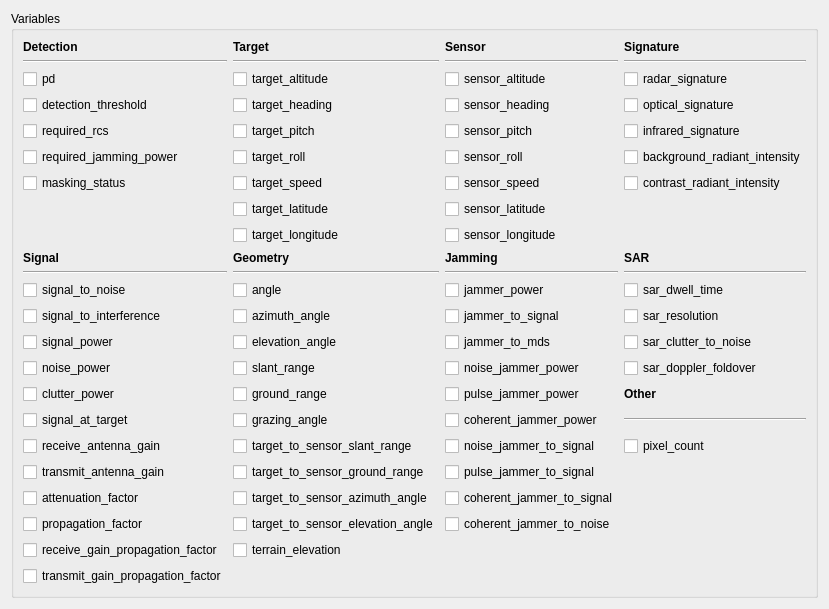
<?xml version="1.0" encoding="UTF-8"?>
<ui version="4.0">
 <class>OutputVariablesWidget</class>
 <widget class="QWidget" name="OutputVariablesWidget">
  <property name="geometry">
   <rect>
    <x>0</x>
    <y>0</y>
    <width>562</width>
    <height>461</height>
   </rect>
  </property>
  <property name="sizePolicy">
   <sizepolicy hsizetype="Fixed" vsizetype="Fixed">
    <horstretch>0</horstretch>
    <verstretch>0</verstretch>
   </sizepolicy>
  </property>
  <property name="windowTitle">
   <string>Form</string>
  </property>
  <layout class="QVBoxLayout" name="verticalLayout">
   <item>
    <widget class="QGroupBox" name="mVariablesGroupBox">
     <property name="styleSheet">
      <string notr="true"/>
     </property>
     <property name="title">
      <string>Variables</string>
     </property>
     <property name="flat">
      <bool>false</bool>
     </property>
     <layout class="QGridLayout" name="gridLayout_2">
      <item row="3" column="1">
       <widget class="QCheckBox" name="mTHCheckBox">
        <property name="text">
         <string>target_heading</string>
        </property>
       </widget>
      </item>
      <item row="32" column="0">
       <widget class="QCheckBox" name="mTGPFCheckBox">
        <property name="text">
         <string>transmit_gain_propagation_factor</string>
        </property>
       </widget>
      </item>
      <item row="26" column="0">
       <widget class="QCheckBox" name="mSTCheckBox">
        <property name="text">
         <string>signal_at_target</string>
        </property>
       </widget>
      </item>
      <item row="30" column="0">
       <widget class="QCheckBox" name="mPFCheckBox">
        <property name="text">
         <string>propagation_factor</string>
        </property>
       </widget>
      </item>
      <item row="23" column="0">
       <widget class="QCheckBox" name="mSigPCheckBox">
        <property name="text">
         <string>signal_power</string>
        </property>
       </widget>
      </item>
      <item row="31" column="0">
       <widget class="QCheckBox" name="mRGPFCheckBox">
        <property name="text">
         <string>receive_gain_propagation_factor</string>
        </property>
       </widget>
      </item>
      <item row="20" column="0">
       <widget class="Line" name="line_4">
        <property name="orientation">
         <enum>Qt::Horizontal</enum>
        </property>
       </widget>
      </item>
      <item row="20" column="1">
       <widget class="Line" name="line_5">
        <property name="orientation">
         <enum>Qt::Horizontal</enum>
        </property>
       </widget>
      </item>
      <item row="19" column="1">
       <widget class="QLabel" name="label_5">
        <property name="font">
         <font>
          <weight>75</weight>
          <bold>true</bold>
         </font>
        </property>
        <property name="text">
         <string>Geometry</string>
        </property>
       </widget>
      </item>
      <item row="0" column="1">
       <widget class="QLabel" name="label_2">
        <property name="font">
         <font>
          <weight>75</weight>
          <bold>true</bold>
         </font>
        </property>
        <property name="text">
         <string>Target</string>
        </property>
       </widget>
      </item>
      <item row="24" column="1">
       <widget class="QCheckBox" name="mSlRCheckBox">
        <property name="text">
         <string>slant_range</string>
        </property>
       </widget>
      </item>
      <item row="22" column="1">
       <widget class="QCheckBox" name="mAACheckBox">
        <property name="text">
         <string>azimuth_angle</string>
        </property>
       </widget>
      </item>
      <item row="21" column="1">
       <widget class="QCheckBox" name="mACheckBox">
        <property name="text">
         <string>angle</string>
        </property>
       </widget>
      </item>
      <item row="20" column="2">
       <widget class="Line" name="line_6">
        <property name="orientation">
         <enum>Qt::Horizontal</enum>
        </property>
       </widget>
      </item>
      <item row="23" column="1">
       <widget class="QCheckBox" name="mEACheckBox">
        <property name="text">
         <string>elevation_angle</string>
        </property>
       </widget>
      </item>
      <item row="22" column="2">
       <widget class="QCheckBox" name="mJSCheckBox">
        <property name="text">
         <string>jammer_to_signal</string>
        </property>
       </widget>
      </item>
      <item row="19" column="2">
       <widget class="QLabel" name="label_6">
        <property name="font">
         <font>
          <weight>75</weight>
          <bold>true</bold>
         </font>
        </property>
        <property name="text">
         <string>Jamming</string>
        </property>
       </widget>
      </item>
      <item row="24" column="2">
       <widget class="QCheckBox" name="mNJPCheckBox">
        <property name="text">
         <string>noise_jammer_power</string>
        </property>
       </widget>
      </item>
      <item row="21" column="2">
       <widget class="QCheckBox" name="mJPCheckBox">
        <property name="text">
         <string>jammer_power</string>
        </property>
       </widget>
      </item>
      <item row="23" column="2">
       <widget class="QCheckBox" name="mJMDSCheckBox">
        <property name="text">
         <string>jammer_to_mds</string>
        </property>
       </widget>
      </item>
      <item row="28" column="2">
       <widget class="QCheckBox" name="mPJSCheckBox">
        <property name="text">
         <string>pulse_jammer_to_signal</string>
        </property>
       </widget>
      </item>
      <item row="29" column="2">
       <widget class="QCheckBox" name="mCJSCheckBox">
        <property name="text">
         <string>coherent_jammer_to_signal</string>
        </property>
       </widget>
      </item>
      <item row="27" column="2">
       <widget class="QCheckBox" name="mNJSCheckBox">
        <property name="text">
         <string>noise_jammer_to_signal</string>
        </property>
       </widget>
      </item>
      <item row="29" column="1">
       <widget class="QCheckBox" name="mTSAACheckBox">
        <property name="text">
         <string>target_to_sensor_azimuth_angle</string>
        </property>
       </widget>
      </item>
      <item row="25" column="2">
       <widget class="QCheckBox" name="mPJPCheckBox">
        <property name="text">
         <string>pulse_jammer_power</string>
        </property>
       </widget>
      </item>
      <item row="26" column="2">
       <widget class="QCheckBox" name="mCJPCheckBox">
        <property name="text">
         <string>coherent_jammer_power</string>
        </property>
       </widget>
      </item>
      <item row="30" column="1">
       <widget class="QCheckBox" name="mTSEACheckBox">
        <property name="text">
         <string>target_to_sensor_elevation_angle</string>
        </property>
       </widget>
      </item>
      <item row="30" column="2">
       <widget class="QCheckBox" name="mCJNCheckBox">
        <property name="text">
         <string>coherent_jammer_to_noise</string>
        </property>
       </widget>
      </item>
      <item row="28" column="1">
       <widget class="QCheckBox" name="mTSGRCheckBox">
        <property name="text">
         <string>target_to_sensor_ground_range</string>
        </property>
       </widget>
      </item>
      <item row="27" column="1">
       <widget class="QCheckBox" name="mTSSRCheckBox">
        <property name="text">
         <string>target_to_sensor_slant_range</string>
        </property>
       </widget>
      </item>
      <item row="26" column="1">
       <widget class="QCheckBox" name="mGACheckBox">
        <property name="text">
         <string>grazing_angle</string>
        </property>
       </widget>
      </item>
      <item row="25" column="1">
       <widget class="QCheckBox" name="mGRCheckBox">
        <property name="text">
         <string>ground_range</string>
        </property>
       </widget>
      </item>
      <item row="31" column="1">
       <widget class="QCheckBox" name="mTECheckBox">
        <property name="text">
         <string>terrain_elevation</string>
        </property>
       </widget>
      </item>
      <item row="0" column="2">
       <widget class="QLabel" name="label_3">
        <property name="font">
         <font>
          <weight>75</weight>
          <bold>true</bold>
         </font>
        </property>
        <property name="text">
         <string>Sensor</string>
        </property>
       </widget>
      </item>
      <item row="1" column="1">
       <widget class="Line" name="line_2">
        <property name="orientation">
         <enum>Qt::Horizontal</enum>
        </property>
       </widget>
      </item>
      <item row="24" column="0">
       <widget class="QCheckBox" name="mNPCheckBox">
        <property name="text">
         <string>noise_power</string>
        </property>
       </widget>
      </item>
      <item row="0" column="0">
       <widget class="QLabel" name="label">
        <property name="font">
         <font>
          <weight>75</weight>
          <bold>true</bold>
         </font>
        </property>
        <property name="text">
         <string>Detection</string>
        </property>
       </widget>
      </item>
      <item row="1" column="0">
       <widget class="Line" name="line">
        <property name="orientation">
         <enum>Qt::Horizontal</enum>
        </property>
       </widget>
      </item>
      <item row="19" column="0">
       <widget class="QLabel" name="label_4">
        <property name="font">
         <font>
          <weight>75</weight>
          <bold>true</bold>
         </font>
        </property>
        <property name="text">
         <string>Signal</string>
        </property>
       </widget>
      </item>
      <item row="1" column="2">
       <widget class="Line" name="line_3">
        <property name="orientation">
         <enum>Qt::Horizontal</enum>
        </property>
       </widget>
      </item>
      <item row="2" column="0">
       <widget class="QCheckBox" name="mPDCheckBox">
        <property name="text">
         <string>pd</string>
        </property>
       </widget>
      </item>
      <item row="3" column="0">
       <widget class="QCheckBox" name="mDTCheckBox">
        <property name="text">
         <string>detection_threshold</string>
        </property>
       </widget>
      </item>
      <item row="22" column="0">
       <widget class="QCheckBox" name="mSICheckBox">
        <property name="text">
         <string>signal_to_interference</string>
        </property>
       </widget>
      </item>
      <item row="3" column="2">
       <widget class="QCheckBox" name="mSHCheckBox">
        <property name="text">
         <string>sensor_heading</string>
        </property>
       </widget>
      </item>
      <item row="27" column="0">
       <widget class="QCheckBox" name="mRAGCheckBox">
        <property name="text">
         <string>receive_antenna_gain</string>
        </property>
       </widget>
      </item>
      <item row="2" column="2">
       <widget class="QCheckBox" name="mSAltCheckBox">
        <property name="text">
         <string>sensor_altitude</string>
        </property>
       </widget>
      </item>
      <item row="2" column="1">
       <widget class="QCheckBox" name="mTAltCheckBox">
        <property name="text">
         <string>target_altitude</string>
        </property>
       </widget>
      </item>
      <item row="29" column="0">
       <widget class="QCheckBox" name="mAFCheckBox">
        <property name="text">
         <string>attenuation_factor</string>
        </property>
       </widget>
      </item>
      <item row="21" column="0">
       <widget class="QCheckBox" name="mSNCheckBox">
        <property name="text">
         <string>signal_to_noise</string>
        </property>
       </widget>
      </item>
      <item row="28" column="0">
       <widget class="QCheckBox" name="mTAGCheckBox">
        <property name="text">
         <string>transmit_antenna_gain</string>
        </property>
       </widget>
      </item>
      <item row="25" column="0">
       <widget class="QCheckBox" name="mCPCheckBox">
        <property name="text">
         <string>clutter_power</string>
        </property>
       </widget>
      </item>
      <item row="6" column="1">
       <widget class="QCheckBox" name="mTRCheckBox">
        <property name="text">
         <string>target_roll</string>
        </property>
       </widget>
      </item>
      <item row="4" column="1">
       <widget class="QCheckBox" name="mTPCheckBox">
        <property name="text">
         <string>target_pitch</string>
        </property>
       </widget>
      </item>
      <item row="4" column="2">
       <widget class="QCheckBox" name="mSPCheckBox">
        <property name="text">
         <string>sensor_pitch</string>
        </property>
       </widget>
      </item>
      <item row="6" column="2">
       <widget class="QCheckBox" name="mSRCheckBox">
        <property name="text">
         <string>sensor_roll</string>
        </property>
       </widget>
      </item>
      <item row="7" column="2">
       <widget class="QCheckBox" name="mSSCheckBox">
        <property name="text">
         <string>sensor_speed</string>
        </property>
       </widget>
      </item>
      <item row="4" column="0">
       <widget class="QCheckBox" name="mRRCSCheckBox">
        <property name="text">
         <string>required_rcs</string>
        </property>
       </widget>
      </item>
      <item row="8" column="2">
       <widget class="QCheckBox" name="mSLatCheckBox">
        <property name="text">
         <string>sensor_latitude</string>
        </property>
       </widget>
      </item>
      <item row="8" column="1">
       <widget class="QCheckBox" name="mTLatCheckBox">
        <property name="text">
         <string>target_latitude</string>
        </property>
       </widget>
      </item>
      <item row="9" column="1">
       <widget class="QCheckBox" name="mTLonCheckBox">
        <property name="text">
         <string>target_longitude</string>
        </property>
       </widget>
      </item>
      <item row="9" column="2">
       <widget class="QCheckBox" name="mSLonCheckBox">
        <property name="text">
         <string>sensor_longitude</string>
        </property>
       </widget>
      </item>
      <item row="7" column="1">
       <widget class="QCheckBox" name="mTSCheckBox">
        <property name="text">
         <string>target_speed</string>
        </property>
       </widget>
      </item>
      <item row="7" column="0">
       <widget class="QCheckBox" name="mMSCheckBox">
        <property name="text">
         <string>masking_status</string>
        </property>
       </widget>
      </item>
      <item row="6" column="0">
       <widget class="QCheckBox" name="mRJPCheckBox">
        <property name="text">
         <string>required_jamming_power</string>
        </property>
       </widget>
      </item>
      <item row="0" column="3">
       <widget class="QLabel" name="label_7">
        <property name="font">
         <font>
          <weight>75</weight>
          <bold>true</bold>
         </font>
        </property>
        <property name="text">
         <string>Signature</string>
        </property>
       </widget>
      </item>
      <item row="1" column="3">
       <widget class="Line" name="line_7">
        <property name="orientation">
         <enum>Qt::Horizontal</enum>
        </property>
       </widget>
      </item>
      <item row="2" column="3">
       <widget class="QCheckBox" name="mRSCheckBox">
        <property name="text">
         <string>radar_signature</string>
        </property>
       </widget>
      </item>
      <item row="3" column="3">
       <widget class="QCheckBox" name="mOSCheckBox">
        <property name="text">
         <string>optical_signature</string>
        </property>
       </widget>
      </item>
      <item row="4" column="3">
       <widget class="QCheckBox" name="mISCheckBox">
        <property name="text">
         <string>infrared_signature</string>
        </property>
       </widget>
      </item>
      <item row="6" column="3">
       <widget class="QCheckBox" name="mBRICheckBox">
        <property name="text">
         <string>background_radiant_intensity</string>
        </property>
       </widget>
      </item>
      <item row="7" column="3">
       <widget class="QCheckBox" name="mCRICheckBox">
        <property name="text">
         <string>contrast_radiant_intensity</string>
        </property>
       </widget>
      </item>
      <item row="19" column="3">
       <widget class="QLabel" name="label_8">
        <property name="font">
         <font>
          <weight>75</weight>
          <bold>true</bold>
         </font>
        </property>
        <property name="text">
         <string>SAR</string>
        </property>
       </widget>
      </item>
      <item row="20" column="3">
       <widget class="Line" name="line_8">
        <property name="orientation">
         <enum>Qt::Horizontal</enum>
        </property>
       </widget>
      </item>
      <item row="21" column="3">
       <widget class="QCheckBox" name="mSARDTCheckBox">
        <property name="text">
         <string>sar_dwell_time</string>
        </property>
       </widget>
      </item>
      <item row="22" column="3">
       <widget class="QCheckBox" name="mSARRCheckBox">
        <property name="text">
         <string>sar_resolution</string>
        </property>
       </widget>
      </item>
      <item row="23" column="3">
       <widget class="QCheckBox" name="mSARCNCheckBox">
        <property name="text">
         <string>sar_clutter_to_noise</string>
        </property>
       </widget>
      </item>
      <item row="24" column="3">
       <widget class="QCheckBox" name="mSARDF">
        <property name="text">
         <string>sar_doppler_foldover</string>
        </property>
       </widget>
      </item>
      <item row="25" column="3">
       <widget class="QLabel" name="label_9">
        <property name="font">
         <font>
          <weight>75</weight>
          <bold>true</bold>
         </font>
        </property>
        <property name="text">
         <string>Other</string>
        </property>
       </widget>
      </item>
      <item row="26" column="3">
       <widget class="Line" name="line_9">
        <property name="orientation">
         <enum>Qt::Horizontal</enum>
        </property>
       </widget>
      </item>
      <item row="27" column="3">
       <widget class="QCheckBox" name="mPCCheckBox">
        <property name="text">
         <string>pixel_count</string>
        </property>
       </widget>
      </item>
     </layout>
    </widget>
   </item>
  </layout>
 </widget>
 <resources/>
 <connections/>
</ui>
